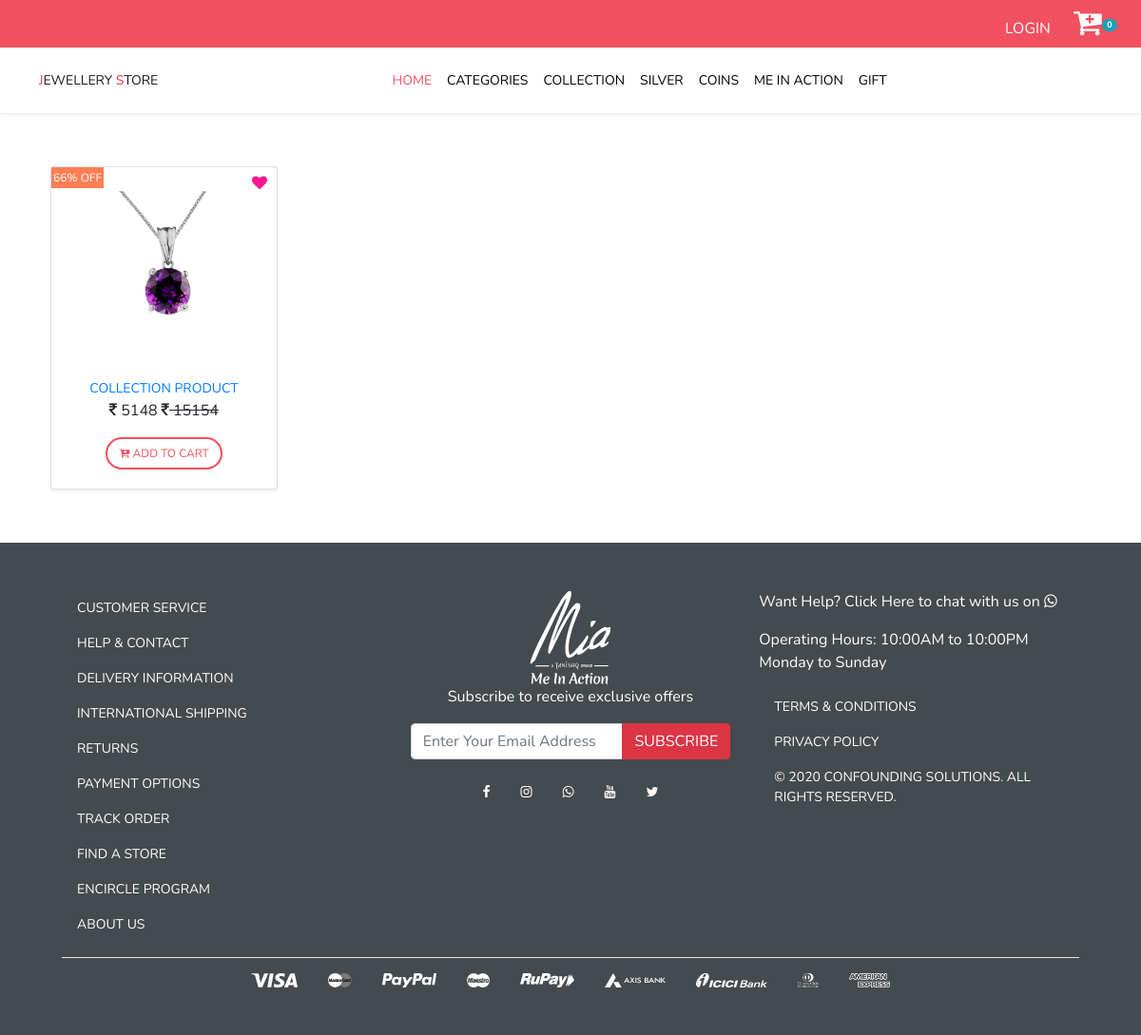
/user/collection/3, run on the app's committed database.
### tables this page shows
CREATE TABLE `collections` (
  `p_id` int(11) NOT NULL,
  `cat_id` varchar(55) NOT NULL,
  `p_name` varchar(255) NOT NULL,
  `p_qty` varchar(11) NOT NULL,
  `p_unit` varchar(11) NOT NULL,
  `p_img1` varchar(255) NOT NULL,
  `p_img2` varchar(255) NOT NULL,
  `p_img3` varchar(255) NOT NULL,
  `p_img4` varchar(255) NOT NULL,
  `p_description` text NOT NULL,
  `m_price` varchar(55) NOT NULL,
  `d_price` varchar(55) NOT NULL,
  `offer` varchar(55) NOT NULL,
  `availability` varchar(55) NOT NULL,
  `status` varchar(55) NOT NULL,
  `date` datetime NOT NULL DEFAULT CURRENT_TIMESTAMP
);

### application/controllers/User.php (called while the page is built, shortened)
<?php
class User extends CI_Controller {
	public function __construct()
	{
		$this->load->model('User_model','model');
		$this->load->library('cart');
	}
	public function collection()
	{
		$data['category']=$this->model->category();
		$data['collection']=$this->model->collection();
		$data['gift']=$this->model->gift();
		$this->load->view('user/header',$data);
		$cat_id=$this->uri->segment(3);
		if(!empty($cat_id))
		{
		$data['product_info']=$this->model->get_productByCollection($cat_id);
		$this->load->view('user/collection',$data);
		}
		$this->load->view('user/footer');
	}
}

### index.php (called while the page is built, shortened)
<?php
require_once BASEPATH.'core/CodeIgniter.php';

### application/models/User_model.php (called while the page is built, shortened)
<?php
class User_model extends CI_model
{
	public function get_productByCollection($cat_id)
	{
		return $this->db->get_where('collections',array('cat_id'=>$cat_id))->result();
	}
}
?>

### application/views/user/collection.php (the view, shortened to what this page needs)
<div class="container">
	<div class="row py-5">
		<?php if(count($product_info) >0){ ?>
			<?php foreach ($product_info as $key): ?>
		<div class="col-md-3 col-sm-6 col-6">
			<div class="card shadow-sm m-2" style="min-height: 300px;">
				<div class="card-body text-center">
					<img src="<?php echo base_url().$key->p_img1;?>" alt="" class="img-fluid" style="height:200px;padding: 5px;">
					<a href="<?php echo base_url('user/single_collection/'.$key->p_id);?>" style="font-size:14px;"><?php echo $key->p_name; ?></a>
					<p><i class="fa fa-inr"></i> <?php echo $key->d_price; ?> <del><i class="fa fa-inr"></i> <?php echo $key->m_price; ?></del>	</p>
					<form action=""  class="form-submit" method="post">
                     <button  class="addToCartCollection btn btn-cart text-uppercase" <?php if($key->status==0){echo 'disabled';} ?>><i class="fa fa-cart-plus" aria-hidden="true"></i> Add to Cart</button>
                     </form>
				<div class="discount"><?php echo $key->offer; ?>% OFF</div>
				<div class="heart"><i class="fa fa-heart"></i></div>
				</div>
			</div>
		</div>
		<?php endforeach ?>
	<?php } else {?>
			<div class="col-md-12 p-5 text-center"><h3>Product not found.</h3></div>
	<?php } ?>
	</div>
</div>

### application/views/user/header.php (style rules this page uses)
* { font-family: 'Nunito', sans-serif; }
a { text-decoration: none!important;padding: 10px;text-transform: uppercase; }
.discount { position: absolute; top:0; left: 0; background: #fd7f53; padding: 2px; color:white; font-size: 12px; }
.heart { position: absolute; top:0; right: 5px; padding: 5px; color:deeppink; }
.btn-cart { font-size: 12px; border-radius: 50px; border:2px solid #f15060; color: #f15060; }

### data on the page
collections: p_img1 (picture), p_name "COLLECTION PRODUCT", d_price "5148", m_price "15154", offer "66"

### other printed values
$this->cart->total_items() "0"
